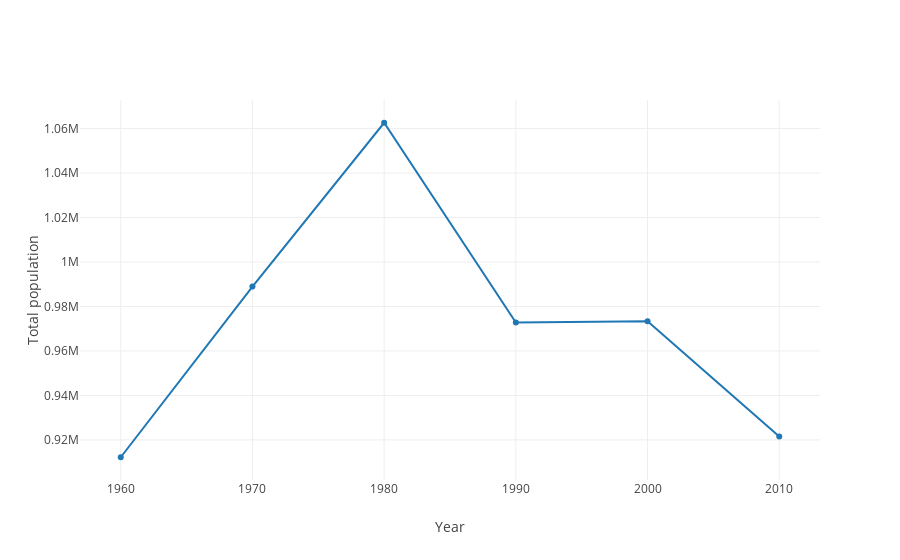
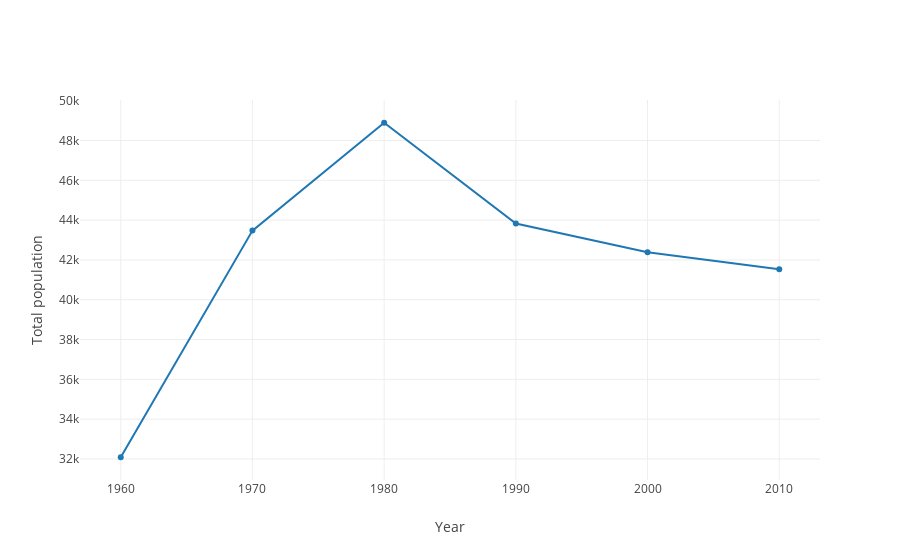
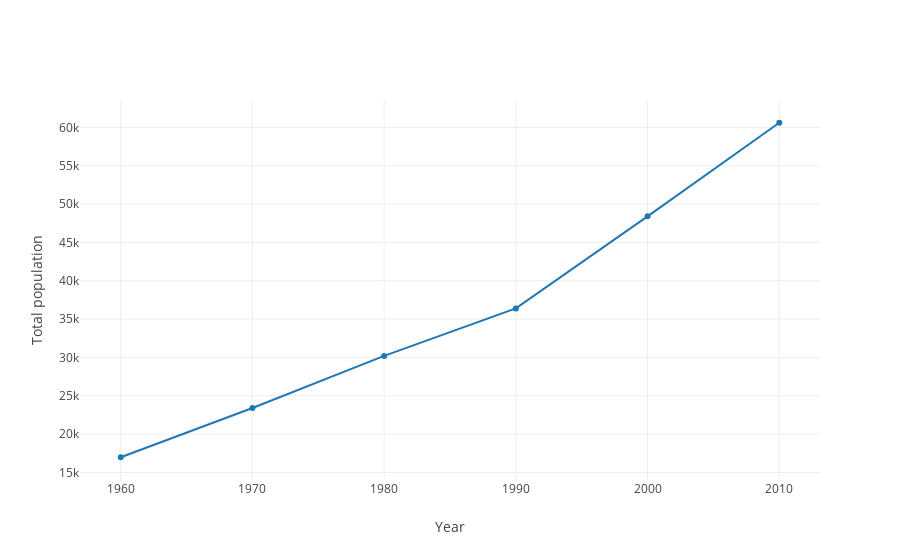

Notebook cell for these charts, in order:
### Code cell
for filename in glob.glob('/home/staff/julia/at_Northwestern/US_Crime/Data/Adam/census/IL*.csv'):
    print (filename)
    df_census_city =pd.read_csv(filename)
    
    df_census_city['Year'] = df_census_city['Year'].astype(int)
    
    data = []
    trace1 = go.Scatter(
                x = df_census_city['Year'],
                y = df_census_city['TotalPop'],
               # name = state,

            )
    data.append(trace1)


    # Edit the layout
    layout = dict(
    #     title = 'Average High and Low Temperatures in New York',
                  xaxis = dict(title = 'Year'),
                  yaxis = dict(title = 'Total population'),
                  )

    fig = dict(data=data, layout=layout)


    plotly.offline.iplot(fig)


# offline.plot(fig, auto_open=True, image = 'png', image_filename="time_evol_population" ,image_width=2000, image_height=1000, 
#               filename='/home/staff/julia/at_Northwestern/US_Crime/Figures/time_evol_population.html', validate=True)

### Figure 1 — Plotly figure (JSON) as saved in the notebook; plotly's stock layout.template omitted (floating-point values rounded to 4 significant figures)
{"data": [{"type": "scatter", "uid": "aa10e280-444e-11e9-95d6-3417ebbe6463", "x": [1960, 1970, 1980, 1990, 2000, 2010], "y": [912195, 988936, 1062629, 972776, 973413, 921511]}], "layout": {"xaxis": {"title": "Year"}, "yaxis": {"title": "Total population"}}}

### Figure 2 — Plotly figure (JSON) as saved in the notebook; plotly's stock layout.template omitted (floating-point values rounded to 4 significant figures)
{"data": [{"type": "scatter", "uid": "aaa0fda2-444e-11e9-95d6-3417ebbe6463", "x": [1960, 1970, 1980, 1990, 2000, 2010], "y": [32086, 43473, 48892, 43829, 42386, 41531]}], "layout": {"xaxis": {"title": "Year"}, "yaxis": {"title": "Total population"}}}

### Figure 3 — Plotly figure (JSON) as saved in the notebook; plotly's stock layout.template omitted (floating-point values rounded to 4 significant figures)
{"data": [{"type": "scatter", "uid": "aaab3326-444e-11e9-95d6-3417ebbe6463", "x": [1960, 1970, 1980, 1990, 2000, 2010], "y": [16986, 23410, 30203, 36395, 48403, 60606]}], "layout": {"xaxis": {"title": "Year"}, "yaxis": {"title": "Total population"}}}
